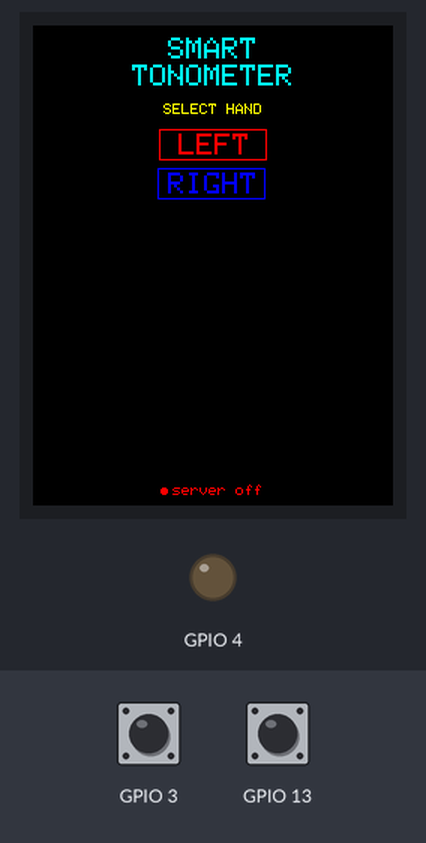
A sketch run on a simulated ESP32. On the bench: 240×320 colour display, output pins drawn as LEDs (lit = HIGH). The inputs (shaded band) are chosen by the test bench; at power-on: GPIO 3 HIGH, GPIO 13 HIGH. WiFi joins after 1.5 s; servers stay silent unless stated; uploads are accepted with an empty reply; the camera gives no picture; what the sketch prints to the serial monitor is not drawn.

Above: at 3.4 s.
3.5 s: GPIO 3 pulled LOW for 0.15 s
At 3.86 s:
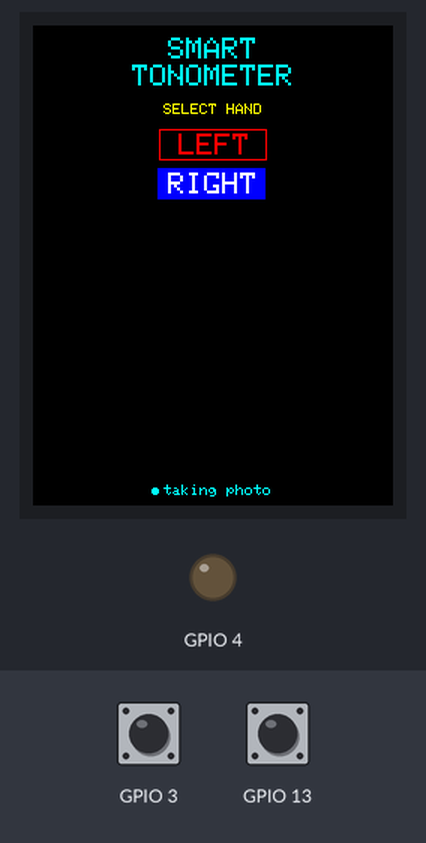
4.2 s: GPIO 13 pulled LOW for 1 s
At 5.41 s:
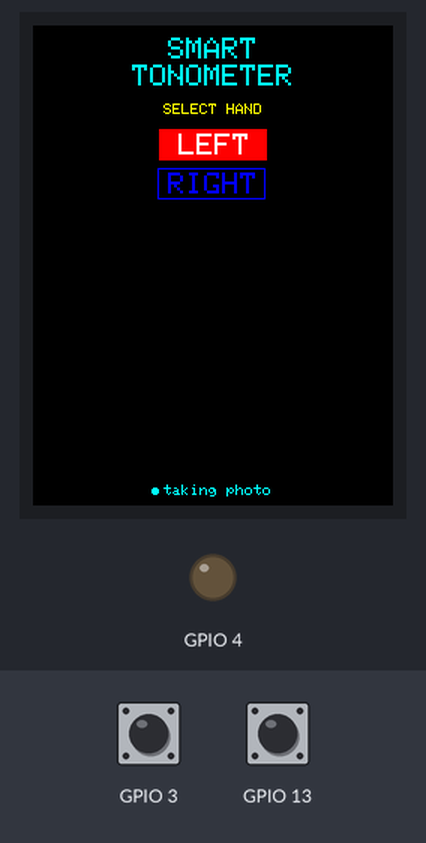
5.8 s: GPIO 13 pulled LOW for 3.2 s
9.6 s: GPIO 3 pulled LOW for 1 s
At 11.14 s:
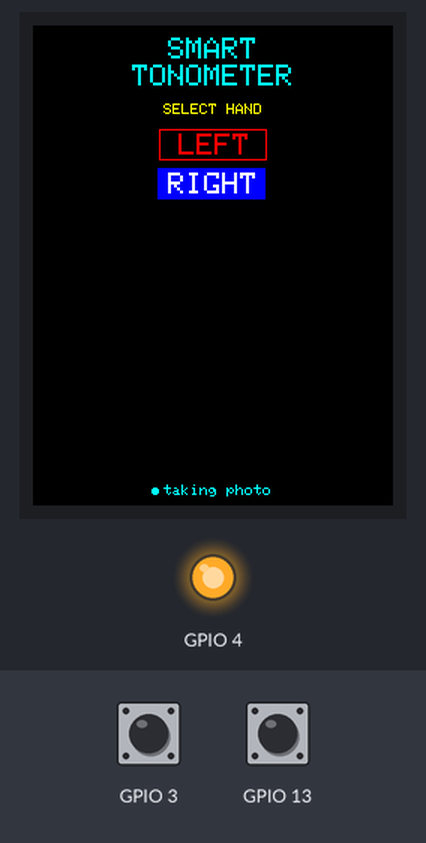
Timing chart, 0 to 12.2 s (numbered marks = the images above; inputs shaded):
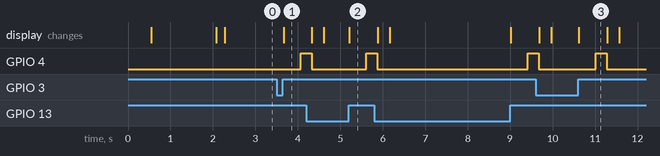

Measured:
- after the input at 3.5 s, GPIO 4: LOW → HIGH after 0.56 s; the display: changes after 0.16 s (image 1)
- after the input at 4.2 s, the display: first differs from a run without the input after 1.0 s (image 2)
- what the display in image 3 shows lasts 0.7 s, from 10.6 s to 11.3 s

The sketch:

esp32cam_smart_tonometer.ino
```cpp
#include "soc/soc.h"
#include "soc/rtc_cntl_reg.h"
#include "esp_camera.h"
#include <SPI.h>
#include <TFT_eSPI.h>
#include <HTTPClient.h>

const String apiHost = "http://192.168.0.132:8080";
const char* ssid = "***";
const char* password = "***";

#define BACKGROUND TFT_BLACK

#define BUTTON_WIDTH 60
#define BUTTON_HEIGHT 15
#define BUTTON_PADDING_X 6
#define BUTTON_PADDING_Y 3
#define BUTTON_MARGIN_Y 5
#define BUTTON1_Y 72

#define WIFI_STATUS_BOTTOM_MARGIN 6

#define LEFT "LEFT"
#define RIGHT "RIGHT"

#define PWDN_GPIO_NUM     32
#define RESET_GPIO_NUM    -1
#define XCLK_GPIO_NUM      0
#define SIOD_GPIO_NUM     26
#define SIOC_GPIO_NUM     27

#define Y9_GPIO_NUM       35
#define Y8_GPIO_NUM       34
#define Y7_GPIO_NUM       39
#define Y6_GPIO_NUM       36
#define Y5_GPIO_NUM       21
#define Y4_GPIO_NUM       19
#define Y3_GPIO_NUM       18
#define Y2_GPIO_NUM        5
#define VSYNC_GPIO_NUM    25
#define HREF_GPIO_NUM     23
#define PCLK_GPIO_NUM     22

const int BUTTON2_Y = (BUTTON_HEIGHT + (BUTTON_PADDING_Y * 2) + BUTTON1_Y + BUTTON_MARGIN_Y);
const int button1Y = BUTTON1_Y - BUTTON_PADDING_Y;
const int button2Y = BUTTON2_Y - BUTTON_PADDING_Y;
const int buttonWidth = BUTTON_WIDTH + (BUTTON_PADDING_X * 2);
const int buttonHeight = BUTTON_HEIGHT + (BUTTON_PADDING_Y * 2);

struct button {
  byte pin;
  byte state = HIGH;
  byte previousState = HIGH;
  byte lastState = HIGH;

  button(byte pin) : pin(pin) {}

  void initialize() {
    pinMode(pin, INPUT_PULLUP);
  }

  bool isPressed() {
    state = digitalRead(pin);
    previousState = lastState;
    lastState = state;

    return previousState == LOW && state == HIGH;
  }
};

button leftButton = button(13); //1 // 16
button rightButton = button(3);
TFT_eSPI tft = TFT_eSPI();

int tftCenterX;
int tftHeight;
int tftWidth;
int buttonX;

void drawButtonLeft(String text, bool isSelected) {
  tft.setTextSize(2);
  if (isSelected) {
    tft.setTextColor(TFT_WHITE);
    tft.fillRect(buttonX, button1Y, buttonWidth, buttonHeight, TFT_RED);
    tft.drawString(text, tftCenterX + 1, BUTTON1_Y);
  } else {
    tft.setTextColor(TFT_RED);
    tft.fillRect(buttonX, button1Y, buttonWidth, buttonHeight, BACKGROUND);
    tft.drawRect(buttonX, button1Y, buttonWidth, buttonHeight, TFT_RED);
    tft.drawString(text, tftCenterX + 1, BUTTON1_Y);
  }
}

void drawButtonRight(String text, bool isSelected) {
  tft.setTextSize(2);
  if (isSelected) {
    tft.setTextColor(TFT_WHITE);
    tft.fillRect(buttonX - 1, button2Y, buttonWidth, buttonHeight, TFT_BLUE);
    tft.drawString(text, tftCenterX, BUTTON2_Y);
  } else {
    tft.setTextColor(TFT_BLUE);
    tft.fillRect(buttonX - 1, button2Y, buttonWidth, buttonHeight, BACKGROUND);
    tft.drawRect(buttonX - 1, button2Y, buttonWidth, buttonHeight, TFT_BLUE);
    tft.drawString(text, tftCenterX, BUTTON2_Y);
  }
}

void drawStatus(String status, short color) {
  int textWidth = (1 + status.length()) * 3;
  int textX = tftCenterX - textWidth;

  tft.setTextDatum(BL_DATUM);

  tft.fillRect(0, tftHeight - 26, tftWidth, 26, BACKGROUND);

  tft.setTextSize(1);
  tft.setTextColor(color, TFT_BLACK);
  tft.drawString(" " + status, textX, tftHeight - WIFI_STATUS_BOTTOM_MARGIN);
  tft.fillCircle(textX, tftHeight - WIFI_STATUS_BOTTOM_MARGIN - 4, 2, color);

  tft.setTextDatum(TC_DATUM);
}

bool initCamera() {
  camera_config_t config;
  config.ledc_channel = LEDC_CHANNEL_0;
  config.ledc_timer = LEDC_TIMER_0;
  config.pin_d0 = Y2_GPIO_NUM;
  config.pin_d1 = Y3_GPIO_NUM;
  config.pin_d2 = Y4_GPIO_NUM;
  config.pin_d3 = Y5_GPIO_NUM;
  config.pin_d4 = Y6_GPIO_NUM;
  config.pin_d5 = Y7_GPIO_NUM;
  config.pin_d6 = Y8_GPIO_NUM;
  config.pin_d7 = Y9_GPIO_NUM;
  config.pin_xclk = XCLK_GPIO_NUM;
  config.pin_pclk = PCLK_GPIO_NUM;
  config.pin_vsync = VSYNC_GPIO_NUM;
  config.pin_href = HREF_GPIO_NUM;
  config.pin_sscb_sda = SIOD_GPIO_NUM;
  config.pin_sscb_scl = SIOC_GPIO_NUM;
  config.pin_pwdn = PWDN_GPIO_NUM;
  config.pin_reset = RESET_GPIO_NUM;
  config.xclk_freq_hz = 20000000;
  config.pixel_format = PIXFORMAT_JPEG;

  if (psramFound()) {
    Serial.println("psram has been found");
    config.frame_size = FRAMESIZE_UXGA; // FRAMESIZE_ + QVGA|CIF|VGA|SVGA|XGA|SXGA|UXGA
    config.jpeg_quality = 10;
    config.fb_count = 2;
  } else {
    Serial.println("psram has not been found");
    config.frame_size = FRAMESIZE_SVGA;
    config.jpeg_quality = 12;
    config.fb_count = 1;
  }

  // Init Camera
  esp_err_t err = esp_camera_init(&config);
  if (err != ESP_OK) {
    Serial.printf("Camera init failed with error 0x%x", err);
    return false;
  }

  sensor_t* sensor = esp_camera_sensor_get();

  sensor->set_vflip(sensor, 1);
  sensor->set_hmirror(sensor, 1);
  sensor->set_wb_mode(sensor, 3);
  sensor->set_contrast(sensor, 2);
  sensor->set_saturation(sensor, 2);
  sensor->set_raw_gma(sensor, 1);

  return true;
}

void setup() {
  Serial.begin(9600);

  #pragma region disabling Brownout detector
  WRITE_PERI_REG(RTC_CNTL_BROWN_OUT_REG, 0);
  #pragma endregion

  pinMode(4, OUTPUT);
  // ledcSetup(0, 5000, 8);
  // ledcAttachPin(4, 0);
  // ledcWrite(0, 0);

  leftButton.initialize();
  rightButton.initialize();

  tft.init();
  tft.setRotation(0);

  tftWidth = tft.width();
  tftHeight = tft.height();
  tftCenterX = tftWidth / 2;
  buttonX = tftCenterX - (BUTTON_WIDTH / 2) - BUTTON_PADDING_X;

  tft.fillScreen(BACKGROUND);

  tft.setTextSize(2);

  tft.setTextDatum(TC_DATUM);
  tft.setTextColor(TFT_CYAN);

  tft.drawString("SMART", tftCenterX, 8);
  tft.drawString("TONOMETER", tftCenterX, 26);

  tft.setTextSize(1);
  tft.setTextColor(TFT_YELLOW);

  tft.drawString("SELECT HAND", tftCenterX, 52);

  tft.setTextSize(2);

  drawButtonLeft(LEFT, false);
  drawButtonRight(RIGHT, false);

  drawStatus("starting", TFT_CYAN);

  if (!initCamera()) {
    drawStatus("cam error", TFT_RED);
    return;
  }

  WiFi.begin(ssid, password);
  long connectionStart = millis();

  while (WiFi.status() != WL_CONNECTED) {
    if (millis() - connectionStart > 10000) {
      drawStatus("network off", TFT_RED);
      WiFi.disconnect();
      return;
    }

    drawStatus("connecting", TFT_CYAN);
    delay(500);
  }

  drawStatus("checking", TFT_CYAN);

  HTTPClient http;
  http.begin(apiHost + "/status");

  int httpCode = http.GET();
  if (httpCode <= 0) {
    drawStatus("server off", TFT_RED);
    http.end();
    return;
  }

  drawStatus("ready", TFT_GREEN);
  http.end();
}

void sendMeasurement(String hand) {
  drawStatus("taking photo", TFT_CYAN);

  Serial.println("sendMeasurement: taking photo");

  delay(400);

  digitalWrite(4, HIGH);
  delay(200);

  camera_fb_t* photo = esp_camera_fb_get();
  digitalWrite(4, LOW);

  Serial.println("sendMeasurement: took photo, size " + String(photo->len));

  drawStatus("sending photo", TFT_CYAN);

  Serial.println("sendMeasurement: before http");

  HTTPClient http;

  Serial.println("sendMeasurement: before http.begin");

  http.begin(apiHost + "/measurement?hand=" + hand);

  Serial.println("sendMeasurement: before http.POST");

  int httpCode = http.POST(photo->buf, photo->len);

  Serial.println("sendMeasurement: after http.POST");

  if (httpCode != 200) {
    drawStatus("sending error", TFT_RED);
  } else {
    drawStatus("sent photo", TFT_GREEN);
  }

  http.end();

  esp_camera_fb_return(photo);

  drawButtonLeft(LEFT, false);
  drawButtonRight(RIGHT, false);
}

void loop() {
  if (leftButton.isPressed()) {
    Serial.println("left button pressed");
    drawButtonLeft(LEFT, true);
    drawButtonRight(RIGHT, false);
    sendMeasurement("LEFT");
  } else if (rightButton.isPressed()) {
    Serial.println("right button pressed");
    drawButtonLeft(LEFT, false);
    drawButtonRight(RIGHT, true);
    sendMeasurement("RIGHT");
  }
}
```
